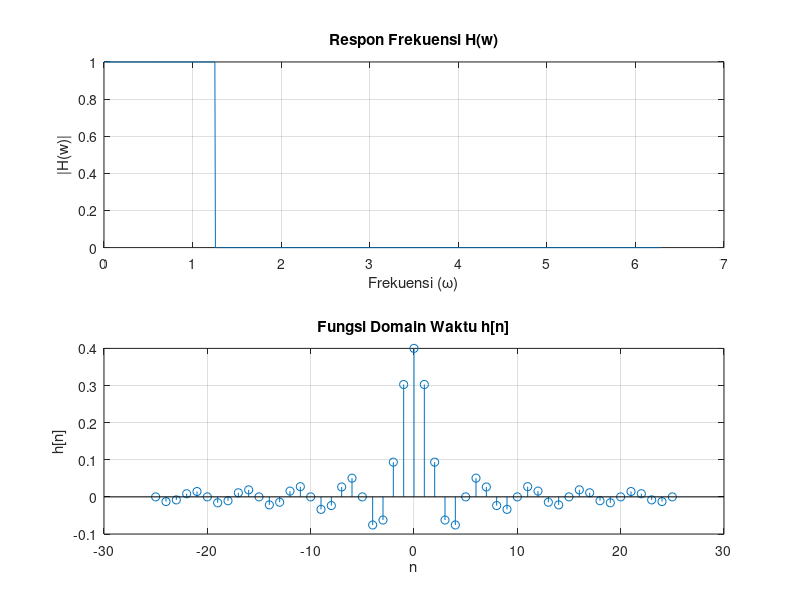

Reproduce this figure in MATLAB.
% Parameter filter
fc = 0.2; % frekuensi cut-off relatif terhadap Nyquist frequency

% Membuat filter ideal LPF di domain frekuensi
wc = 2 * pi * fc; % frekuensi cut-off
H_w = @(w) (abs(w) <= wc) * 1; % Filter ideal LPF di domain frekuensi

% Plot respons frekuensi
w = linspace(0, 2*pi, 1000);
figure;
subplot(2,1,1);
plot(w, arrayfun(H_w, w));
title('Respon Frekuensi H(w)');
xlabel('Frekuensi (\omega)');
ylabel('|H(w)|');
grid on;

% Membuat filter ideal LPF di domain waktu
N = 51; % Panjang filter (jumlah sampel)
n = -(N-1)/2 : (N-1)/2; % Rentang indeks
h_n = wc/pi * sinc(wc/pi * n); % Fungsi sinc sebagai filter ideal LPF di domain waktu

% Plot fungsi domain waktu
subplot(2,1,2);
stem(n, h_n);
title('Fungsi Domain Waktu h[n]');
xlabel('n');
ylabel('h[n]');
grid on;
